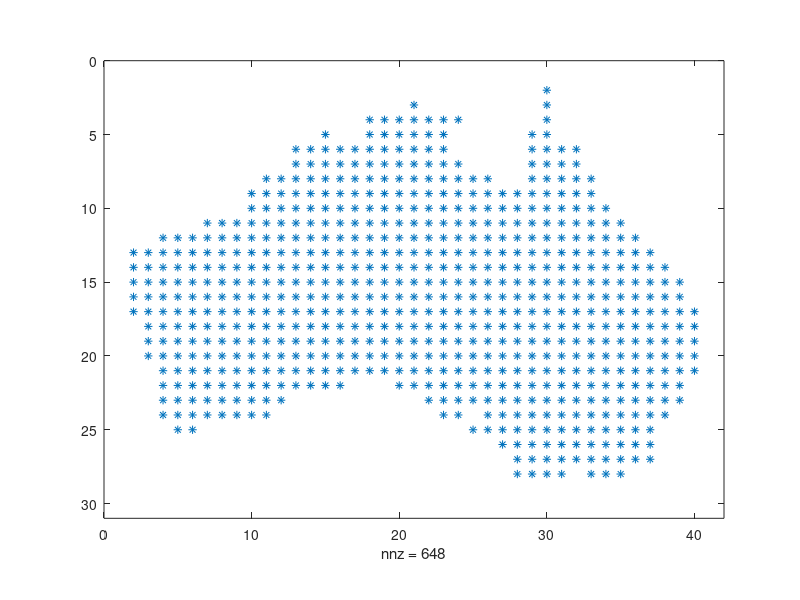

MATLAB code for this plot:
function [thetaVecR,phiVecR,maskR,thetaR,phiR]=coastRegion(indexRange,thetaDeg,phiDeg)
%coastRegion return the coastline and mask data for region on sphere (all angles in degrees)
%
% Inputs
%   indexRange: index range in the coastline data set for the region of interest NaN delimited
%   thetaDeg,phiDeg: mask and integration grid step sizes
%
% Outputs
%   thetaVec, phiVec: range vectors such that ndgrid(thetaVec,phiVec) is the close fit rectangle on region
%   maskR: is 0-1 indicator region matrix of size of outputs of ndgrid(thetaVec,phiVec)
%   thetaR,phiR: are the vectors of coastline nodes (closed curve)

if nargin<3
	phiDeg=1.0;
end
if nargin<2
	thetaDeg=1.0;
end
if nargin<1
	indexRange=8296:8604; % default to mainland Australia
end

%% Grab MATLAB's built-in world coastline data: coast
load coast2 % returns column vectors long and lat in degrees

%% Extract "island" subvectors and convert to colatitude and longitude (in degrees)

nanInd=isnan(indexRange);
indexRange(nanInd)=1; % temp dummy for NaN
thetaR=[(90-lat(indexRange))']; % row
phiR=long(indexRange)'; % row

%[thetaR,phiR]=rotatedeg(thetaR,phiR,0,155,0); % for testing

thetaR(nanInd)=NaN; % restore NaN
phiR(nanInd)=NaN; % restore NaN

%% Find whole-degree enlarged bounding rectangle on region
thetaMin=max(0.0,floor(min(thetaR)));
thetaMax=min(180.0,ceil(max(thetaR)));
phiMin=floor(min(phiR))
phiMax=ceil(max(phiR))

%% Determine covering mesh [theta,phi] with step <= thetaDeg,phiDeg
numtt=ceil((thetaMax-thetaMin)/thetaDeg);
numpp=ceil((phiMax-phiMin)/phiDeg);
thetaVecR=linspace(thetaMin,thetaMax,numtt);
phiVecR=linspace(phiMin,phiMax,numpp);
[theta,phi]=ndgrid(thetaVecR,phiVecR);

%% 0-1 mask for whole-degree enlarged bounding rectangle
maskR=inpolygon(phi,theta,phiR,thetaR);

%% Flash up the region
close
spy(maskR);
axis equal
shg
pause(2)
close

function [thetaOut,phiOut]=rotatedeg(thetaIn,phiIn,aa,bb,gg)
%% Apply SO(3)
dtr=pi/180.0;
ST=sin(thetaIn*dtr);
X=ST.*cos(phiIn*dtr);
Y=ST.*sin(phiIn*dtr);
Z=cos(thetaIn*dtr);
R=RZRYRZdeg(aa,bb,gg); % rotate matrix
Rxyz=R*[X;Y;Z]; % rotate points
X=Rxyz(1,:);
Y=Rxyz(2,:);
Z=Rxyz(3,:);
thetaOut=atan2(hypot(X,Y),Z)/dtr;
phiOut=atan2(Y,X)/dtr;

%phiR=mod(long(indexRange)',360);
